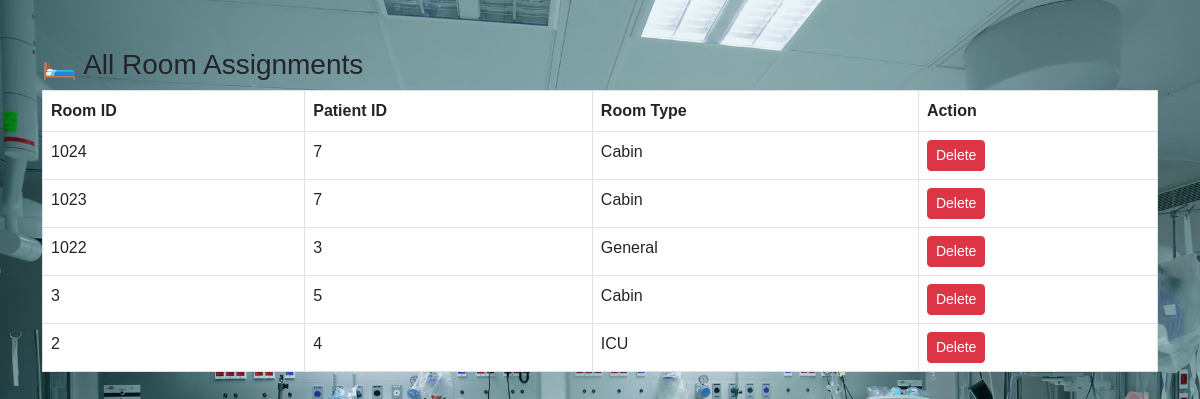
The page /HMS/pages/view_rooms.php (signed in) on the database its author committed.
### tables this page shows
CREATE TABLE `room` (
  `RoomID` int(11) NOT NULL,
  `PatientID` int(11) DEFAULT NULL,
  `RoomType` varchar(50) DEFAULT NULL
);

### HMS/pages/view_rooms.php (the view, shortened to what this page needs)
<?php
include('../includes/db.php');
include('../includes/header.php');
?>
<div class="container mt-5">
  <h3>🛏️ All Room Assignments</h3>
  <table class="table table-bordered">
    <thead>
      <tr>
        <th>Room ID</th>
        <th>Patient ID</th>
        <th>Room Type</th>
        <th>Action</th>
      </tr>
    </thead>
    <tbody>
      <?php
        $result = mysqli_query($conn, "SELECT * FROM Room ORDER BY RoomID DESC");
        if (mysqli_num_rows($result) > 0) {
          while ($row = mysqli_fetch_assoc($result)) {
            echo "<tr>
                    <td>{$row['RoomID']}</td>
                    <td>{$row['PatientID']}</td>
                    <td>{$row['RoomType']}</td>
                    <td>
                      <a href='view_rooms.php?delete={$row['RoomID']}' class='btn btn-danger btn-sm' onclick='return confirm(\"Delete this room assignment?\")'>Delete</a>
                    </td>
                  </tr>";
          }
        } else {
          echo "<tr><td colspan='4' class='text-center'>No room assignments found.</td></tr>";
        }
      ?>
    </tbody>
  </table>
</div>
<?php include('../includes/footer.php'); ?>

### HMS/includes/header.php (style rules this page uses)
body { background: url('/HMS/assets/img/hospital-bg.jpg') no-repeat center center fixed; background-size: cover; font-family: 'Poppins', sans-serif; margin: 0; padding: 0; }

### rows shown on the page
room: RoomID "1024", PatientID "7", RoomType "Cabin"
room: RoomID "1023", PatientID "7", RoomType "Cabin"
room: RoomID "1022", PatientID "3", RoomType "General"
room: RoomID "3", PatientID "5", RoomType "Cabin"
room: RoomID "2", PatientID "4", RoomType "ICU"
